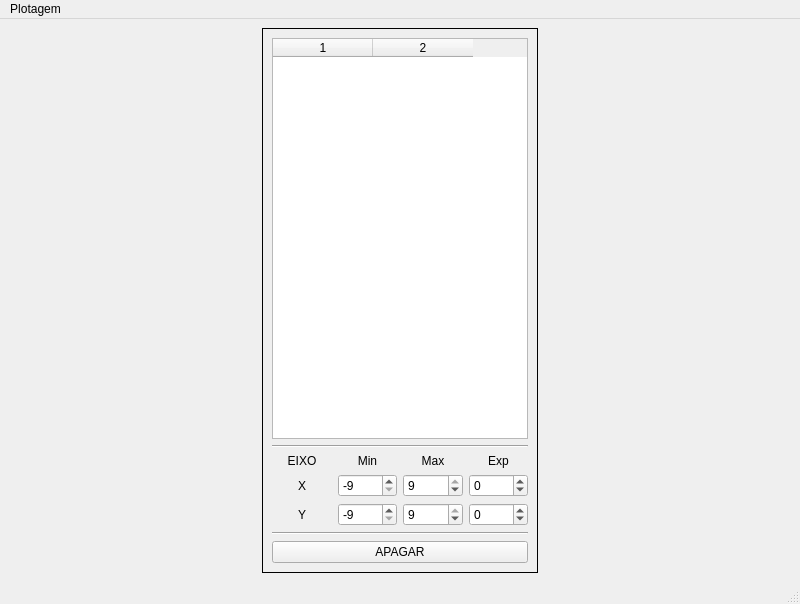
<?xml version="1.0" encoding="UTF-8"?>
<ui version="4.0">
 <class>MainPlotador</class>
 <widget class="QMainWindow" name="MainPlotador">
  <property name="geometry">
   <rect>
    <x>0</x>
    <y>0</y>
    <width>800</width>
    <height>604</height>
   </rect>
  </property>
  <property name="sizePolicy">
   <sizepolicy hsizetype="Preferred" vsizetype="Preferred">
    <horstretch>0</horstretch>
    <verstretch>0</verstretch>
   </sizepolicy>
  </property>
  <property name="windowTitle">
   <string>Plotador de funções</string>
  </property>
  <widget class="QWidget" name="centralwidget">
   <layout class="QHBoxLayout" name="horizontalLayout">
    <item>
     <widget class="QFrame" name="frame">
      <property name="sizePolicy">
       <sizepolicy hsizetype="Fixed" vsizetype="MinimumExpanding">
        <horstretch>0</horstretch>
        <verstretch>0</verstretch>
       </sizepolicy>
      </property>
      <property name="minimumSize">
       <size>
        <width>190</width>
        <height>540</height>
       </size>
      </property>
      <property name="frameShape">
       <enum>QFrame::Shape::Box</enum>
      </property>
      <property name="frameShadow">
       <enum>QFrame::Shadow::Plain</enum>
      </property>
      <layout class="QVBoxLayout" name="verticalLayout">
       <item>
        <widget class="QTableWidget" name="tableFuncoes">
         <property name="tabKeyNavigation">
          <bool>false</bool>
         </property>
         <property name="selectionMode">
          <enum>QAbstractItemView::SelectionMode::NoSelection</enum>
         </property>
         <property name="columnCount">
          <number>2</number>
         </property>
         <attribute name="verticalHeaderVisible">
          <bool>false</bool>
         </attribute>
         <column/>
         <column/>
        </widget>
       </item>
       <item>
        <widget class="Line" name="line1">
         <property name="orientation">
          <enum>Qt::Orientation::Horizontal</enum>
         </property>
        </widget>
       </item>
       <item>
        <layout class="QGridLayout" name="gridLimites">
         <item row="1" column="3">
          <widget class="QSpinBox" name="spinExpX">
           <property name="minimum">
            <number>-9</number>
           </property>
           <property name="maximum">
            <number>9</number>
           </property>
           <property name="value">
            <number>0</number>
           </property>
          </widget>
         </item>
         <item row="0" column="3">
          <widget class="QLabel" name="labelExp">
           <property name="text">
            <string>Exp</string>
           </property>
           <property name="alignment">
            <set>Qt::AlignmentFlag::AlignCenter</set>
           </property>
          </widget>
         </item>
         <item row="2" column="0">
          <widget class="QLabel" name="labelY">
           <property name="text">
            <string>Y</string>
           </property>
           <property name="alignment">
            <set>Qt::AlignmentFlag::AlignCenter</set>
           </property>
          </widget>
         </item>
         <item row="1" column="1">
          <widget class="QSpinBox" name="spinMinX">
           <property name="minimum">
            <number>-9</number>
           </property>
           <property name="maximum">
            <number>8</number>
           </property>
           <property name="value">
            <number>-9</number>
           </property>
          </widget>
         </item>
         <item row="2" column="1">
          <widget class="QSpinBox" name="spinMinY">
           <property name="minimum">
            <number>-9</number>
           </property>
           <property name="maximum">
            <number>8</number>
           </property>
           <property name="value">
            <number>-9</number>
           </property>
          </widget>
         </item>
         <item row="1" column="2">
          <widget class="QSpinBox" name="spinMaxX">
           <property name="minimum">
            <number>-8</number>
           </property>
           <property name="maximum">
            <number>9</number>
           </property>
           <property name="value">
            <number>9</number>
           </property>
          </widget>
         </item>
         <item row="1" column="0">
          <widget class="QLabel" name="labelX">
           <property name="text">
            <string>X</string>
           </property>
           <property name="alignment">
            <set>Qt::AlignmentFlag::AlignCenter</set>
           </property>
          </widget>
         </item>
         <item row="0" column="1">
          <widget class="QLabel" name="labelMin">
           <property name="text">
            <string>Min</string>
           </property>
           <property name="alignment">
            <set>Qt::AlignmentFlag::AlignCenter</set>
           </property>
          </widget>
         </item>
         <item row="0" column="2">
          <widget class="QLabel" name="labelMax">
           <property name="text">
            <string>Max</string>
           </property>
           <property name="alignment">
            <set>Qt::AlignmentFlag::AlignCenter</set>
           </property>
          </widget>
         </item>
         <item row="0" column="0">
          <widget class="QLabel" name="labelEixo">
           <property name="text">
            <string>EIXO</string>
           </property>
           <property name="alignment">
            <set>Qt::AlignmentFlag::AlignCenter</set>
           </property>
          </widget>
         </item>
         <item row="2" column="2">
          <widget class="QSpinBox" name="spinMaxY">
           <property name="minimum">
            <number>-8</number>
           </property>
           <property name="maximum">
            <number>9</number>
           </property>
           <property name="value">
            <number>9</number>
           </property>
          </widget>
         </item>
         <item row="2" column="3">
          <widget class="QSpinBox" name="spinExpY">
           <property name="minimum">
            <number>-9</number>
           </property>
           <property name="maximum">
            <number>9</number>
           </property>
          </widget>
         </item>
        </layout>
       </item>
       <item>
        <widget class="Line" name="line2">
         <property name="orientation">
          <enum>Qt::Orientation::Horizontal</enum>
         </property>
        </widget>
       </item>
       <item>
        <widget class="QPushButton" name="pushApagar">
         <property name="text">
          <string>APAGAR</string>
         </property>
        </widget>
       </item>
      </layout>
     </widget>
    </item>
   </layout>
  </widget>
  <widget class="QMenuBar" name="menubar">
   <property name="geometry">
    <rect>
     <x>0</x>
     <y>0</y>
     <width>800</width>
     <height>23</height>
    </rect>
   </property>
   <widget class="QMenu" name="menuPlotagem">
    <property name="title">
     <string>Plotagem</string>
    </property>
    <addaction name="actionFun_o"/>
    <addaction name="actionApagar"/>
    <addaction name="separator"/>
    <addaction name="actionSair"/>
   </widget>
   <addaction name="menuPlotagem"/>
  </widget>
  <widget class="QStatusBar" name="statusbar"/>
  <action name="actionFun_o">
   <property name="text">
    <string>Função...</string>
   </property>
  </action>
  <action name="actionApagar">
   <property name="text">
    <string>Apagar</string>
   </property>
  </action>
  <action name="actionSair">
   <property name="text">
    <string>Sair</string>
   </property>
  </action>
 </widget>
 <resources/>
 <connections/>
</ui>
